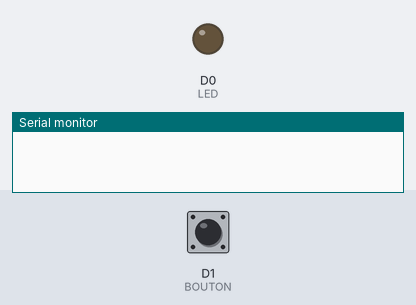
The program below on a simulated ESP8266 (Wemos D1 mini). Shown: output pins drawn as LEDs (lit = HIGH), the last lines printed to the serial monitor. The inputs (shaded band) are chosen by the test bench; at power-on: D1 (BOUTON) HIGH. WiFi joins after 1.5 s; servers stay silent unless stated; no MQTT or app messages arrive unless stated; not simulated (calls return 0 or success): ../../wifiConfig.h.

Above: at 0.0 s.
At 1.6 s:
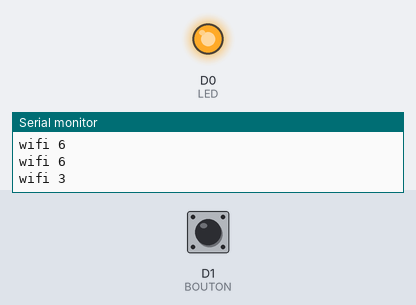
Timing chart, 0 to 3.1 s (numbered marks = the images above):
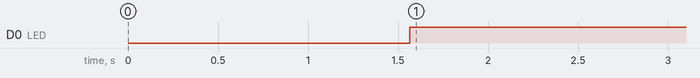

Measured:
- by itself, D0 (LED): LOW → HIGH at 1.6 s

The program:

main.cpp
```cpp
#include <Arduino.h>
#include <ESP8266WiFi.h>
#include "PubSubClient.h"
#include "../../wifiConfig.h"

const char* hostname = "opinator";
const char* ssid = SSID;
const char* password = PASSWORD;
const char* mqtt_server = "hal1.lan";

// #define LED D0
#define BOUTON D1
#define LED D0

WiFiClient espClient;
PubSubClient mqttClient(espClient);

int state;
int last_state;


void setup_wifi() {
    delay(10);

    WiFi.mode(WIFI_STA);
    WiFi.hostname(hostname);
    WiFi.setAutoConnect(true);
    WiFi.setAutoReconnect(true);

    WiFi.begin(ssid, password);
    while (WiFi.status() != WL_CONNECTED) {
        delay(500);
        Serial.print("wifi ");
        Serial.println(WiFi.status());
    }
}

void reconnect() {
    String message = String(hostname) + " " + WiFi.localIP().toString() + " " + WiFi.macAddress();
    while (!mqttClient.connected()) {
        if (mqttClient.connect(hostname)) {
            mqttClient.publish("connect", message.c_str());
        } else {
            delay(5000);
        }
    }
}

void setup() {
    pinMode(BOUTON, INPUT_PULLUP);
    pinMode(LED, OUTPUT);

    setup_wifi();
    mqttClient.setServer(mqtt_server, 1883);
}

void open() {
    state = digitalRead(BOUTON);
    if (last_state!=state){
        if (state == HIGH){
            mqttClient.publish(hostname, "1", true);
            digitalWrite(LED, HIGH);
        }
        else{
            mqttClient.publish(hostname, "0", true);
            digitalWrite(LED, LOW);
        }
    }
    last_state = state;
    delay(500);
}


void loop() {
    if (!mqttClient.connected()) {
        reconnect();
    }
    mqttClient.loop();
    open();
}
```
